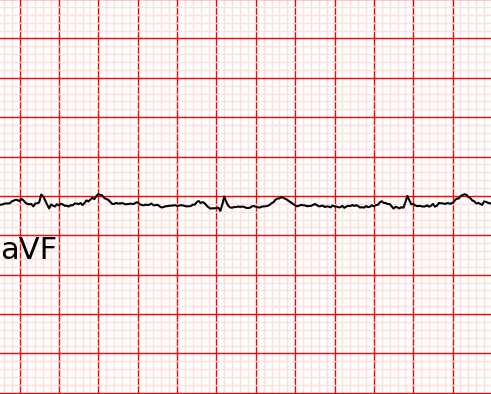
#> input picture summer internship-25/00001_lr-0/AVF.png, 491 x 394 px, given as the content of the folder MEN/Downloads/DLH-Day2/summer internship-25/00001_lr-0/I.png, which was not available
$ jupyter execute 'digitizing the image to signal.ipynb'
#> lines starting #> are read from the running program, lines starting #| are printed output that depends on the picture; after the words box and inside, x2 and y2 are one past the last pixel; in counts of white or black regions, pixels touching at a corner belong together; pictures that were not available may be replaced by others from this repository, and a replacement may not be noted
[cell 1]
import os
import numpy as np
import cv2
import pandas as pd
from skimage import measure

def extract_signal_from_image(lead_binary, calibration_pixel):
    height, width = lead_binary.shape
    signal = np.full(width, np.nan)

    for col in range(width):
        rows_with_signal = np.where(lead_binary[:, col] == 1)[0]
        if rows_with_signal.size > 0:
            middle_row = int(np.round(np.mean(rows_with_signal)))
            signal[col] = middle_row

    # Normalize: Convert pixel distance to mV
    signal = -(signal - calibration_pixel) * (0.1 / 7.87)  # 0.1 mV per mm, 7.87 px per mm
    return signal

def process_images(input_folder, output_file, calibration_pixel, sampling_rate=100, total_time=2.5):
#> called with output_file = 'output\\I_signals.csv', calibration_pixel = 189, sampling_rate = 100, total_time = 2.5
    num_samples = int(total_time * sampling_rate) #250
    time_axis = np.linspace(0, total_time, num_samples) #0.01 seconds or 10milliseconds

    image_files = [f for f in os.listdir(input_folder) if f.lower().endswith('.png')]
    all_signals = np.zeros((num_samples, len(image_files)))

    for idx, file_name in enumerate(image_files):
        image_path = os.path.join(input_folder, file_name)
        image = cv2.imread(image_path)
#> image is the input picture: shape (394, 491, 3); mean B, G, R 227.3, 228.4, 252.4
        hsv_image = cv2.cvtColor(image, cv2.COLOR_BGR2HSV)
#> hsv_image: shape (394, 491, 3); mean H, S, V 1.8, 25.2, 252.4
        value_channel = hsv_image[:, :, 2]
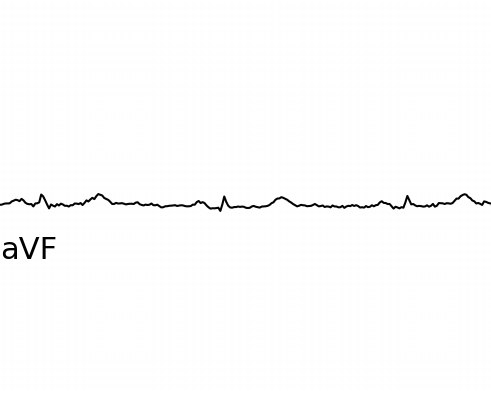
#> value_channel: shape (394, 491); min 0, max 255, mean 252.4

        _, binary_image = cv2.threshold(value_channel, 0, 255, cv2.THRESH_BINARY + cv2.THRESH_OTSU)
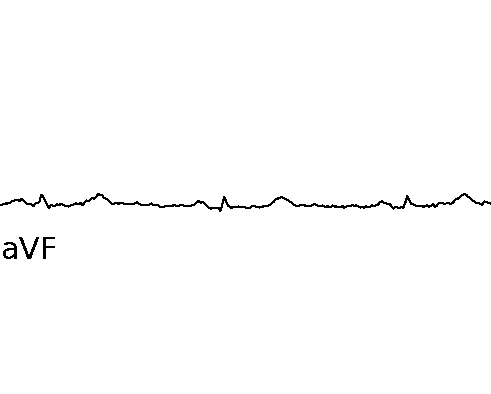
#> binary_image: shape (394, 491); 99.1% white; black in thin lines or dots, all inside (x1, y1, x2, y2) = (0, 193, 491, 259)
        binary_image = (binary_image == 0).astype(np.uint8)  # Invert binary: signal as 1

        # Filter connected components by area
        labeled_image = measure.label(binary_image, connectivity=2)
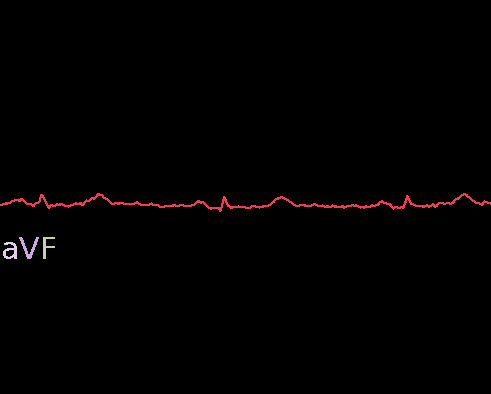
#> labeled_image: shape (394, 491) int64; 5 distinct labels, from 0 to 4; one colour per label, 0 black
        props = measure.regionprops(labeled_image)
#> props = 4 regions; box (x1, y1, x2, y2) and area: (0, 193, 491, 212) 1341, (19, 237, 39, 259) 137, (3, 242, 17, 259) 130, (43, 237, 55, 259) 102

        size_threshold = 900
        filtered_image = np.zeros_like(binary_image)
        for prop in props:
            if prop.area >= size_threshold:
                coords = prop.coords
                filtered_image[coords[:, 0], coords[:, 1]] = 1
#> this loop made 4 passes
#> filtered_image: shape (394, 491); values 0 (black) and 1 (white), 0.69% white in thin lines or dots, all inside (x1, y1, x2, y2) = (0, 193, 491, 212)

        signal = extract_signal_from_image(filtered_image, calibration_pixel)
#> the loop in extract_signal_from_image, `for col in range(width):` made 491 passes
#> (rows_with_signal, middle_row) on passes 1 to 12: ([204, 205], 204), ([204, 205], 204), ([203, 204, 205], 204), ([203, 204], 204), ([203, 204], 204), ([202, 203, 204], 203), ([202, 203, 204], 203), ([202, 203, 204], 203), ([202, 203], 202), ([202, 203], 202), ([201, 202, 203], 202), ([200, 201, 202], 201)
#> middle_row on passes 61 to 66: 204, 204, 204, 204, 205, 206
#> after the loop in extract_signal_from_image, `for col in range(width):`: signal = 491 values, max 209 at index 219, min 194 at index 97, mean 203.5
#> in extract_signal_from_image, `signal = -(signal - calibration_pixel) * (0.1 / 7.87)`: signal = 491 values, max -0.0635 at index 97, min -0.254 at index 219, mean -0.184

        if np.all(np.isnan(signal)):
            print(f"Warning: Signal extraction failed for {file_name}")
            continue

        # Interpolate to match desired sample count
        valid_idx = ~np.isnan(signal)
        if np.sum(valid_idx) < 2:
            print(f"Warning: Not enough valid points in {file_name}")
            continue

        x_original = np.linspace(0, total_time, signal.size)
#> x_original = 491 values from 0 to 2.5
        signal_interp = np.interp(time_axis, x_original[valid_idx], signal[valid_idx])
#> signal_interp = 250 values, max -0.0635 at index 50, min -0.247 at index 111, mean -0.184

        # Convert to microvolt
        signal_microvolt = signal_interp * 1000
#> signal_microvolt = 250 values, max -63.53 at index 50, min -246.9 at index 111, mean -184.1

        all_signals[:, idx] = signal_microvolt

    # Save to CSV
    df = pd.DataFrame(all_signals)
    df.to_csv(output_file, index=False)
    print("Signal extraction and saving completed.")

# Example usage
input_folder = "C:\\Users\\SOMEN\\Downloads\\DLH-Day2\\summer internship-25\\00001_lr-0\\I.png"
output_file = "output\\I_signals.csv"
calibration_pixel = 189  # Example calibration pixel (adjust as needed)

process_images(input_folder, output_file, calibration_pixel)

[cell 2]
import pandas as pd
import matplotlib.pyplot as plt
import numpy as np

# Replace with your CSV file path
csv_file = r"E:\Theory section\IMp PPT\summer internship-25\00001_lr-0\I_signals.csv"

# Sampling info
sampling_rate = 100  # Hz
total_time = 2.5  # seconds
num_samples = int(total_time * sampling_rate)
time_axis = np.linspace(0, total_time, num_samples)

# Load CSV
df = pd.read_csv(csv_file)
#> (reads summer internship-25/00001_lr-0/I_signals.csv from the repository)

# Plot each signal column
plt.figure(figsize=(12, 6))
for col in df.columns:
    plt.plot(time_axis, df[col], label=f'Signal {col}')

plt.xlabel('Time (s)')
plt.ylabel('Amplitude (µV)')
plt.title('Extracted ECG Signals')
plt.legend()
plt.grid(True)
plt.show()
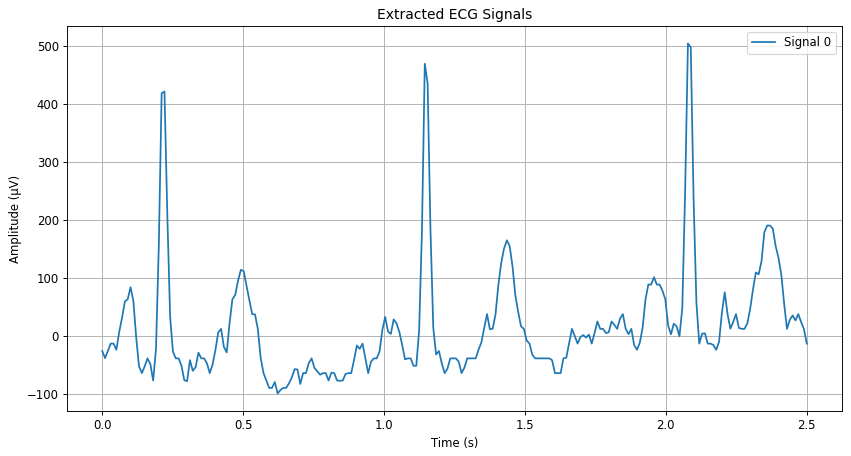
#> figure drawn by matplotlib, 1 panel; curve peaks at x = 2.08, y = 504
